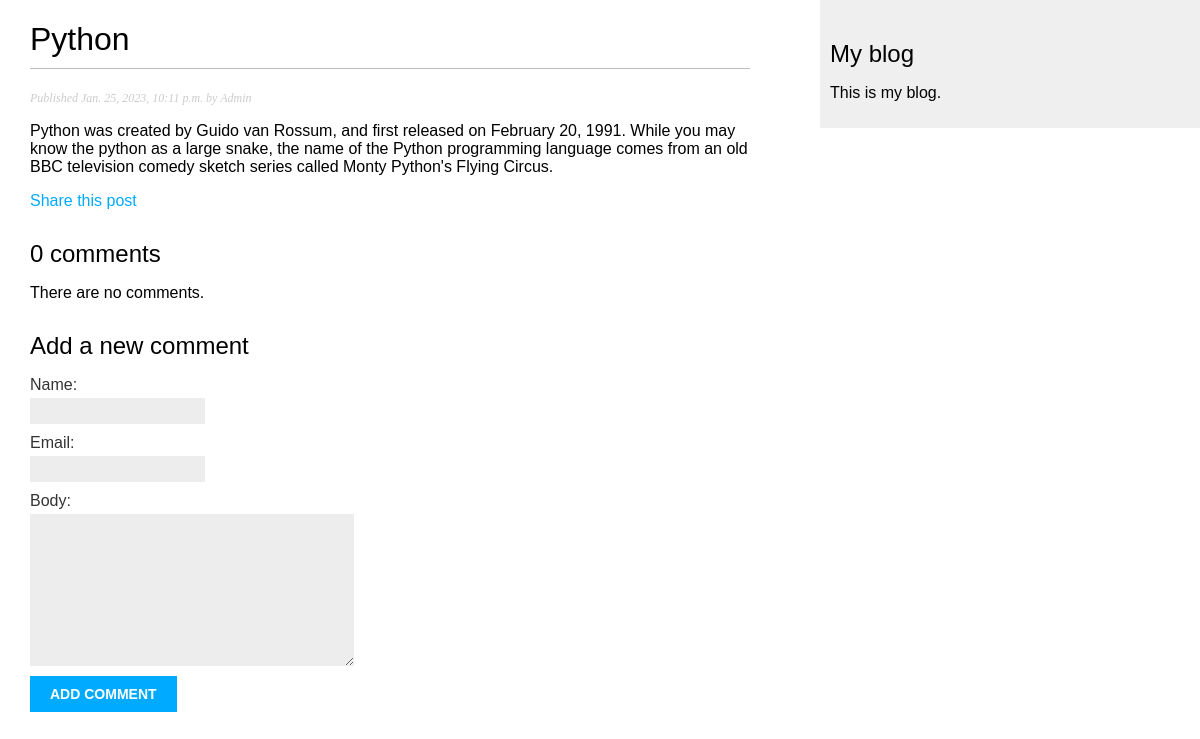
Screenshot of /blog/2023/1/25/python/ with the database file from the repository.
### blog/models.py (models this page shows, shortened)
class Post(models.Model):
    class Status(models.TextChoices):
        DRAFT = 'DF', 'Draft'
        PUBLISHED = 'PB', 'Published'
    title = models.CharField(max_length = 250)
    slug = models.SlugField(max_length = 250,
                            unique_for_date='publish')
    author = models.ForeignKey(User,
                               on_delete=models.CASCADE,
                               related_name='blog_posts')
    body = models.TextField()
    publish = models.DateTimeField(default=timezone.now)
    created = models.DateTimeField(auto_now_add=True)
    updated = models.DateTimeField(auto_now=True)
    status = models.CharField(max_length=2,
                              choices=Status.choices,
                              default=Status.DRAFT)
    objects = models.Manager()
    published = PublishedManager()
    class Meta:
        ordering = ['-publish']
        indexes = [
            models.Index(fields=['-publish']),
        ]

### blog/views.py (the view)
def post_detail(request, year, month, day, post):
    post = get_object_or_404(Post,
                            status=Post.Status.PUBLISHED,
                            slug=post,
                            publish__year=year,
                            publish__month=month,
                            publish__day=day)
    comments = post.comments.filter(active=True)
    form = CommentForm()
    return render(request,
                'blog/post/detail.html',
                {'post': post,
                 'comments': comments,
                 'form': form})

### blog/forms.py
class CommentForm(forms.ModelForm):
    class Meta:
        model = Comment
        fields = ['name', 'email', 'body']

### blog/templates/blog/post/detail.html (shortened to what this page needs)
{% extends "blog/base.html" %}
{% block content %}
    <h1>{{ post.title }}</h1>
    <p class="date">
        Published {{ post.publish}} by {{ post.author}}
    </p>
    {{ post.body|linebreaks }}
    <p>
        <a href="{% url "blog:post_share" post.id %}">
            Share this post
        </a>
    </p>
    {% with comments.count as total_comments %}
        <h2>
            {{ total_comments }} comment{{ total_comments|pluralize }}
        </h2>
    {% endwith %}
    {% for comment in comments %}
        <div class="comment">
            <p class="info">
                Comment {{ forloop.counter }} by {{ comment.name }}
                {{ comment.created }}
            </p>
            {{ comment.body|linebreaks }}
        </div>
    {% empty %}
        <p>There are no comments.</p>
    {% endfor %}
    {% include "blog/post/includes/comment_form.html" %}
{% endblock %}

### static/css/blog.css (style rules this page uses)
body { margin:0; padding:0; font-family:helvetica, sans-serif; }
a { color:#00abff; text-decoration:none; }
h1 { font-weight:normal; border-bottom:1px solid #bbb; padding:0 0 10px 0; }
h2 { font-weight:normal; margin:30px 0 0; }
p.date { color:#ccc; font-family: georgia, serif; font-size: 12px; font-style: italic; }
label { float:left; clear:both; color:#333; margin-bottom:4px; }
input, textarea { clear:both; float:left; margin:0 0 10px; background:#ededed; border:0; padding:6px 10px; font-size:12px; }

### rows the page displays
Post: title "Python", publish "Jan. 25, 2023, 10:11 p.m.", author "Admin", body "Python was created by Guido van Rossum, and first released on February 20, 1991. While you may know the python as a large snake, the name of the Python programming language comes from an old BBC television comedy sketch series called Monty Python's Flying Circus."

### other values shown
{{ total_comments }} "0"
